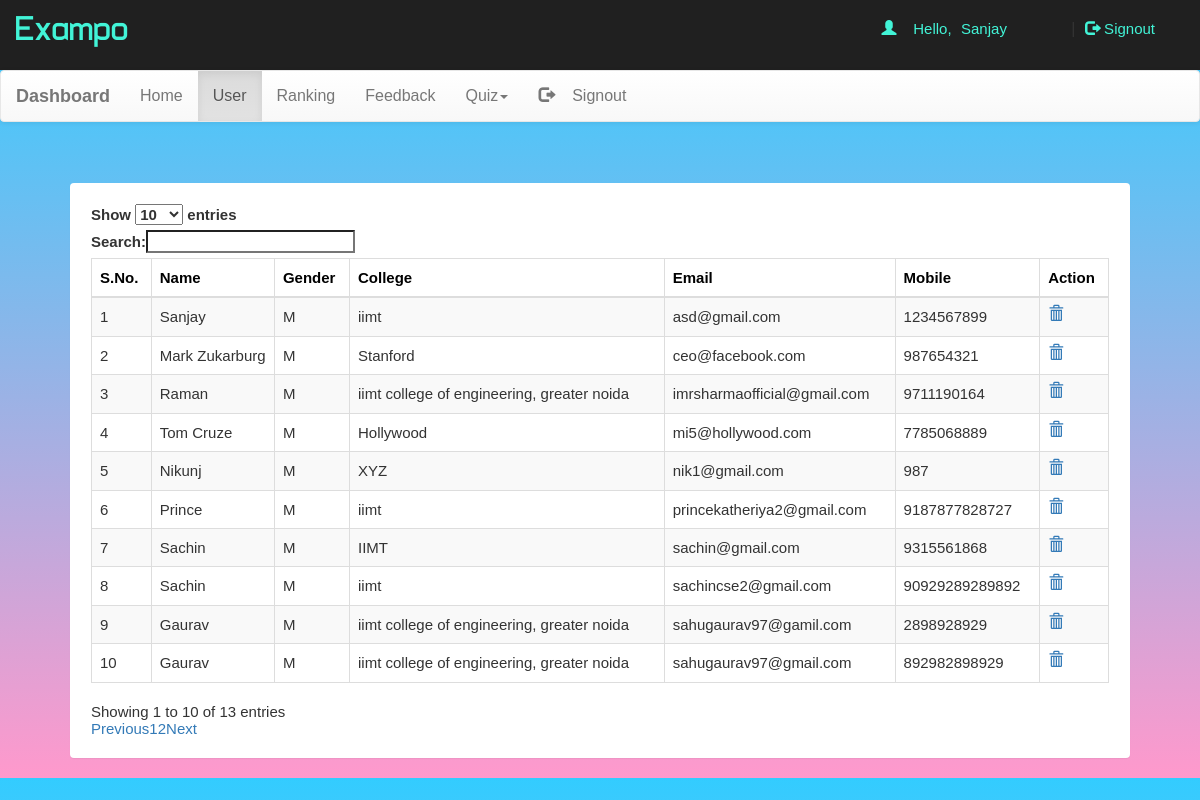
Screenshot of /dash.php?q=1 (signed in) with the database file from the repository.
### tables this page shows
CREATE TABLE `user` (
  `name` varchar(50) NOT NULL,
  `gender` varchar(5) NOT NULL,
  `college` varchar(100) NOT NULL,
  `email` varchar(50) NOT NULL,
  `mob` bigint(20) NOT NULL,
  `password` varchar(50) NOT NULL
);

### dash.php (the view, shortened to what this page needs)
<!DOCTYPE html PUBLIC "-//W3C//DTD XHTML 1.0 Transitional//EN" "http://www.w3.org/TR/xhtml1/DTD/xhtml1-transitional.dtd">
<html xmlns="http://www.w3.org/1999/xhtml">
<head>
<link  rel="stylesheet" href="css/bootstrap.min.css"/>
 <link  rel="stylesheet" href="css/bootstrap-theme.min.css"/>
 <link rel="stylesheet" href="css/main.css">
 <link  rel="stylesheet" href="css/font.css">
 <link rel="stylesheet" type="text/css" href="https://maxcdn.bootstrapcdn.com/bootstrap/3.3.7/css/bootstrap.min.css">
<link rel="stylesheet" type="text/css" href="https://cdn.datatables.net/1.10.19/css/dataTables.bootstrap.min.css">
</head>
<body  style="background: linear-gradient(to bottom, #33ccff 0%, #ff99cc 100%);min-height:751px;">
<div class="header">
<div class="row">
<div class="col-lg-6">
<span class="logo">Exampo</span></div>
<?php
 include_once 'dbConnection.php';
  if(!(isset($_SESSION['email']))){
header("location:index.php");
}
else
{
$name = $_SESSION['name'];;
echo '<span class="pull-right top title1" ><span class="log1"><span class="glyphicon glyphicon-user" aria-hidden="true"></span>&nbsp;&nbsp;&nbsp;&nbsp;Hello,</span> <a href="account.php" class="log log1">'.$name.'</a>&nbsp;|&nbsp;<a href="logout.php?q=account.php" class="log"><span class="glyphicon glyphicon-log-out" aria-hidden="true"></span>&nbsp;Signout</button></a></span>';
}?>
</div></div>
<nav class="navbar navbar-default title1">
  <div class="container-fluid">
    <div class="navbar-header">
      <a class="navbar-brand" href="dash.php?q=0"><b>Dashboard</b></a>
    </div>
    <div class="collapse navbar-collapse" id="bs-example-navbar-collapse-1">
      <ul class="nav navbar-nav">
        <li <?php if(@$_GET['q']==0) echo'class="active"'; ?>><a href="dash.php?q=0">Home<span class="sr-only">(current)</span></a></li>
        <li <?php if(@$_GET['q']==1) echo'class="active"'; ?>><a href="dash.php?q=1">User</a></li>
		<li <?php if(@$_GET['q']==2) echo'class="active"'; ?>><a href="dash.php?q=2">Ranking</a></li>
		<li <?php if(@$_GET['q']==3) echo'class="active"'; ?>><a href="dash.php?q=3">Feedback</a></li>
        <li class="dropdown <?php if(@$_GET['q']==4 || @$_GET['q']==5) echo'active"'; ?>">
          <a href="#" class="dropdown-toggle" data-toggle="dropdown" role="button" aria-haspopup="true" aria-expanded="false">Quiz<span class="caret"></span></a>
        </li><li class="pull-right"> <a href="logout.php?q=account.php"><span class="glyphicon glyphicon-log-out" aria-hidden="true"></span>&nbsp;&nbsp;&nbsp;&nbsp;Signout</a></li>
      </ul>
          </div>
  </div>
</nav>
<div class="container">
<div class="row">
<div class="col-md-12">
</table></div></div>
<?php if(@$_GET['q']==1) {
$result = mysqli_query($con,"SELECT * FROM user") or die('Error');
?>
<div class="panel "><div class="table-responsive"><table id="examplea" class="table table-striped table-bordered">
  <thead>
<tr style="color:black;"><th style="">S.No.</th><th>Name</th><th>Gender</th><th>College</th><th>Email</th><th>Mobile</th><th>Action</th></tr>
</thead>
<?php
$c=1;
while($row = mysqli_fetch_array($result)) {
	$name = $row['name'];
	$mob = $row['mob'];
	$gender = $row['gender'];
    $email = $row['email'];
	$college = $row['college'];
	echo '<tr><td style="">'.$c++.'</td><td>'.$name.'</td><td>'.$gender.'</td><td>'.$college.'</td><td>'.$email.'</td><td>'.$mob.'</td>
	<td><a title="Delete User" href="update.php?demail='.$email.'"><b><span class="glyphicon glyphicon-trash" aria-hidden="true"></span></b></a></td></tr>';
}
}
?>
</table></div></div>
</table></div></div>
</body>
</html>

### css/main.css (style rules this page uses)
body { overflow-x:hidden; width:100%; font: 15px "Century Gothic", "Times Roman", sans-serif; background:#eee; min-height:550px; background-attachment:fixed; }
.panel { border-color:#eee; margin:40px; padding:20px; font: 15px "Century Gothic", "Times Roman", sans-serif; }
.header { background:#202020; height:70px; }
.logo { font-family:'typo'; font-size:35px; color:#42f4d7; margin:15px; }
.title1 { font: 16px "Century Gothic", "Times Roman", sans-serif; }
.top { margin-top:20px; }
.log1 { font: 15px 'Ubuntu', sans-serif; color:#42f4d7; margin-left:10px; }
.log { margin:10px; margin-right:60px; margin-left:5px; color:#42f4d7; text-decoration:none; font-size:20px; font-size:15px; }

### rows the page displays
user: name "Sanjay", gender "M", college "iimt", email "asd@gmail.com", mob "1234567899"
user: name "Mark Zukarburg", gender "M", college "Stanford", email "ceo@facebook.com", mob "987654321"
user: name "Raman", gender "M", college "iimt college of engineering, greater noida", email "imrsharmaofficial@gmail.com", mob "9711190164"
user: name "Tom Cruze", gender "M", college "Hollywood", email "mi5@hollywood.com", mob "7785068889"
user: name "Nikunj", gender "M", college "XYZ", email "nik1@gmail.com", mob "987"
user: name "Prince", gender "M", college "iimt", email "princekatheriya2@gmail.com", mob "9187877828727"
user: name "Sachin", gender "M", college "IIMT", email "sachin@gmail.com", mob "9315561868"
user: name "Sachin", gender "M", college "iimt", email "sachincse2@gmail.com", mob "90929289289892"
user: name "Gaurav", gender "M", college "iimt college of engineering, greater noida", email "sahugaurav97@gamil.com", mob "2898928929"
user: name "Gaurav", gender "M", college "iimt college of engineering, greater noida", email "sahugaurav97@gmail.com", mob "892982898929"

### other values shown
$name "Sanjay"
